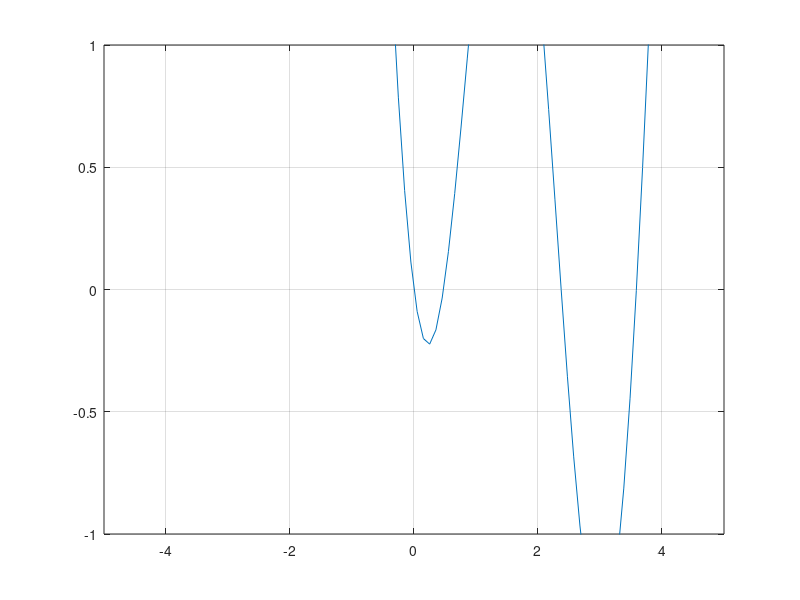

This figure's MATLAB source: (Note: this script raises an error after producing the figure.)
%% Uppgift 1
clc, clf

f = @(x)x.^3-cos(3*x);
Df = @(x)3*x^2+3*sin(3*x);

x = linspace(-2, 1);
plot(x, f(x)), axis([-2 1 -1 1]), grid on, hold on

[xi, yi] = ginput;
for i = 1 : size(yi)
    x = min_newton(f, Df, xi(i), 1e-8)
    plot(x, 0,'r*')
end


%% Uppgift 3a
clc, clf

f = @(x)0.5*(x-2).^2-2*cos(2*x);
Df = @(x)x+4*sin(2*x)-2;
tol = 1e-8;

x = linspace(-5, 5);
plot(x, f(x)), axis([-5 5 -1 1]), grid on

% approximation:
% x1=0 x2=0.5 x3=2.5 x4=3.5
x1 = min_newton(f, Df, 0  , tol)
x2 = min_newton(f, Df, 0.5, tol)
x3 = min_newton(f, Df, 2.5, tol)
x4 = min_newton(f, Df, 3.5, tol)


%% Uppgift 3b
clc, clf

f = @(x)x.^3-cos(4*x);
Df = @(x)3*x.^2+4*sin(4*x);
tol = 1e-8;

x = linspace(-5, 5);
plot(x, f(x)), axis([-5 5 -1 1]), grid on

% approximation:
% x1=-1 x2=-0.5 x3=0.5
x1 = min_newton(f, Df, -1  , tol)
x2 = min_newton(f, Df, -0.5, tol)
x3 = min_newton(f, Df,  0.5, tol)


%% Uppgift 4
clc, clf

f = @(x)(((3+sin(2.*x))./(1+exp(0.03.*x.^2)))-1.2);
x = linspace(-5, 5);
plot(x, f(x)), axis([-5 5 -1 1]), grid on

x1 = fzero(f, -3  )
x2 = fzero(f, -1  )
x3 = fzero(f,  0  )
x4 = fzero(f,  2  )
x5 = fzero(f,  3  )
x6 = fzero(f,  4.5)